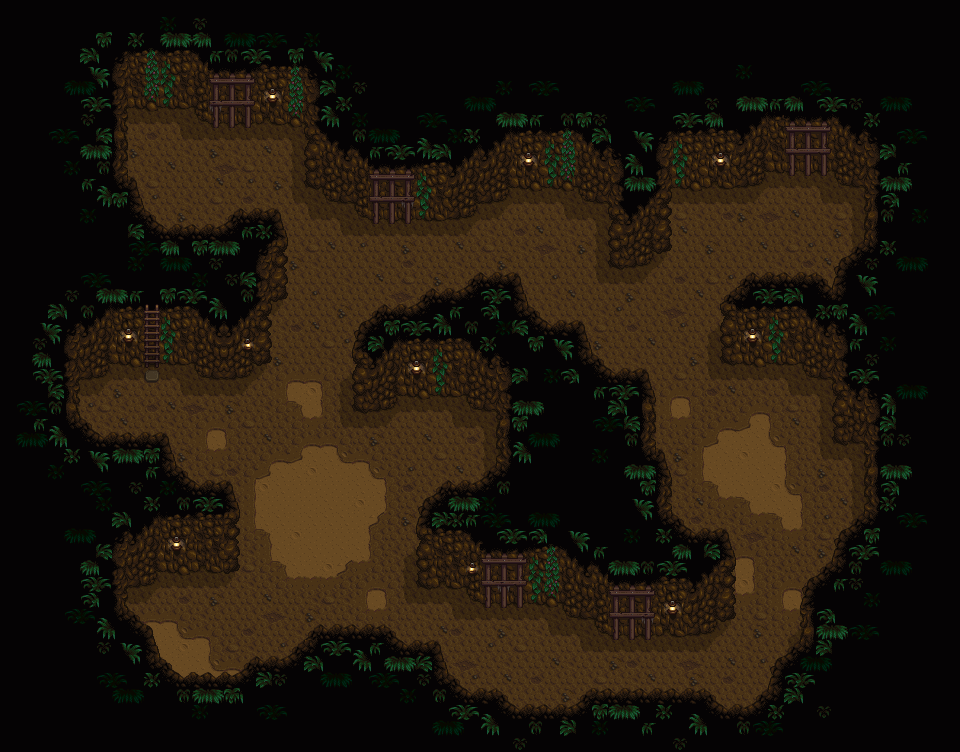

This is a level from a 2D game, rendered from its Tiled map with the project's own tilesets. A one-line summary and the map file follow, with tile-layer data summarised:
An orthogonal 60x47 tile map with 16x16 px tiles, 3 tile layers (Back, Buildings, Front).

<map version="1.4" tiledversion="1.4.2" orientation="orthogonal" renderorder="right-down" compressionlevel="0" width="60" height="47" tilewidth="16" tileheight="16" infinite="0" nextlayerid="7" nextobjectid="1">
  <properties />
  <tileset firstgid="1" name="mine" tilewidth="16" tileheight="16" tilecount="288" columns="16">
    <image source="mine.png" width="256" height="288" />
    <tile id="0">
      <properties>
        <property name="Type" type="string" value="Dirt" />
      </properties>
    </tile>
    <tile id="137">
      <properties>
        <property name="Type" type="string" value="Stone" />
      </properties>
    </tile>
    <tile id="138">
      <properties>
        <property name="Type" type="string" value="Stone" />
      </properties>
    </tile>
    <tile id="139">
      <properties>
        <property name="Type" type="string" value="Stone" />
      </properties>
    </tile>
    <tile id="140">
      <properties>
        <property name="Type" type="string" value="Stone" />
      </properties>
    </tile>
    <tile id="153">
      <properties>
        <property name="Type" type="string" value="Stone" />
      </properties>
    </tile>
    <tile id="154">
      <properties>
        <property name="Type" type="string" value="Stone" />
      </properties>
    </tile>
    <tile id="155">
      <properties>
        <property name="Type" type="string" value="Stone" />
      </properties>
    </tile>
    <tile id="165">
      <properties>
        <property name="Type" type="string" value="Dirt" />
      </properties>
    </tile>
    <tile id="166">
      <properties>
        <property name="Type" type="string" value="Stone" />
      </properties>
    </tile>
    <tile id="167">
      <properties>
        <property name="Type" type="string" value="Stone" />
      </properties>
    </tile>
    <tile id="168">
      <properties>
        <property name="Type" type="string" value="Stone" />
      </properties>
    </tile>
    <tile id="169">
      <properties>
        <property name="Type" type="string" value="Stone" />
      </properties>
    </tile>
    <tile id="170">
      <properties>
        <property name="Type" type="string" value="Stone" />
      </properties>
    </tile>
    <tile id="171">
      <properties>
        <property name="Type" type="string" value="Stone" />
      </properties>
    </tile>
    <tile id="172">
      <properties>
        <property name="Type" type="string" value="Stone" />
      </properties>
    </tile>
    <tile id="181">
      <properties>
        <property name="Type" type="string" value="Dirt" />
      </properties>
    </tile>
    <tile id="182">
      <properties>
        <property name="Type" type="string" value="Stone" />
      </properties>
    </tile>
    <tile id="183">
      <properties>
        <property name="Type" type="string" value="Dirt" />
      </properties>
    </tile>
    <tile id="184">
      <properties>
        <property name="Type" type="string" value="Stone" />
      </properties>
    </tile>
    <tile id="185">
      <properties>
        <property name="Type" type="string" value="Stone" />
      </properties>
    </tile>
    <tile id="186">
      <properties>
        <property name="Type" type="string" value="Stone" />
      </properties>
    </tile>
    <tile id="187">
      <properties>
        <property name="Type" type="string" value="Stone" />
      </properties>
    </tile>
    <tile id="188">
      <properties>
        <property name="Type" type="string" value="Stone" />
      </properties>
    </tile>
    <tile id="198">
      <properties>
        <property name="Type" type="string" value="Stone" />
      </properties>
    </tile>
    <tile id="199">
      <properties>
        <property name="Type" type="string" value="Stone" />
      </properties>
    </tile>
    <tile id="200">
      <properties>
        <property name="Type" type="string" value="Stone" />
      </properties>
    </tile>
    <tile id="201">
      <properties>
        <property name="Type" type="string" value="Stone" />
      </properties>
    </tile>
    <tile id="202">
      <properties>
        <property name="Type" type="string" value="Stone" />
      </properties>
    </tile>
    <tile id="203">
      <properties>
        <property name="Type" type="string" value="Stone" />
      </properties>
    </tile>
    <tile id="204">
      <properties>
        <property name="Type" type="string" value="Stone" />
      </properties>
    </tile>
    <tile id="217">
      <properties>
        <property name="Type" type="string" value="Stone" />
      </properties>
    </tile>
    <tile id="218">
      <properties>
        <property name="Type" type="string" value="Stone" />
      </properties>
    </tile>
    <tile id="219">
      <properties>
        <property name="Type" type="string" value="Stone" />
      </properties>
    </tile>
    <tile id="233">
      <properties>
        <property name="Type" type="string" value="Stone" />
      </properties>
    </tile>
    <tile id="234">
      <properties>
        <property name="Type" type="string" value="Stone" />
      </properties>
    </tile>
    <tile id="235">
      <properties>
        <property name="Type" type="string" value="Stone" />
      </properties>
    </tile>
    <tile id="240">
      <properties>
        <property name="Type" type="string" value="Wood" />
      </properties>
    </tile>
    <tile id="241">
      <properties>
        <property name="Type" type="string" value="Wood" />
      </properties>
    </tile>
    <tile id="242">
      <properties>
        <property name="Type" type="string" value="Wood" />
      </properties>
    </tile>
    <tile id="256">
      <properties>
        <property name="Type" type="string" value="Wood" />
      </properties>
    </tile>
    <tile id="257">
      <properties>
        <property name="Type" type="string" value="Wood" />
      </properties>
    </tile>
    <tile id="258">
      <properties>
        <property name="Type" type="string" value="Wood" />
      </properties>
    </tile>
    <tile id="272">
      <properties>
        <property name="Type" type="string" value="Wood" />
      </properties>
    </tile>
    <tile id="273">
      <properties>
        <property name="Type" type="string" value="Wood" />
      </properties>
    </tile>
    <tile id="274">
      <properties>
        <property name="Type" type="string" value="Wood" />
      </properties>
    </tile>
  </tileset>
  <layer id="1" name="Back" width="60" height="47" opacity="1" offsetx="0" offsety="0">
    <properties />
    <data>[2820 cells, 2820 non-empty, 36 distinct tile ids]</data>
  </layer>
  <layer id="2" name="Buildings" width="60" height="47" opacity="1" offsetx="0" offsety="0">
    <properties />
    <data>[2820 cells, 1911 non-empty, 119 distinct tile ids]</data>
  </layer>
  <layer id="3" name="Front" width="60" height="47" opacity="1" offsetx="0" offsety="0">
    <properties />
    <data>[2820 cells, 155 non-empty, 11 distinct tile ids]</data>
  </layer>
  <objectgroup id="4" name="Back" visible="false" locked="false" />
  <objectgroup id="5" name="Buildings" visible="false" locked="false" />
  <objectgroup id="6" name="Front" visible="false" locked="false" />
</map>
